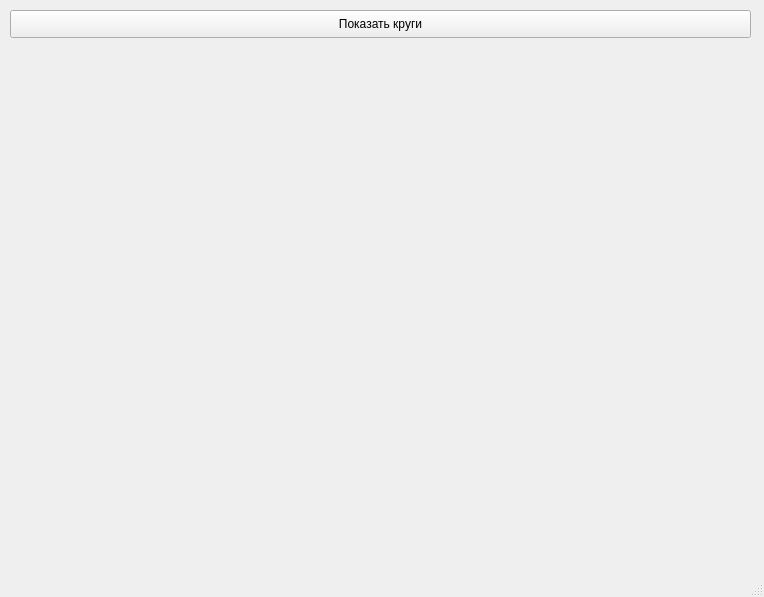
<?xml version="1.0" encoding="UTF-8"?>
<ui version="4.0">
 <class>MainWindow</class>
 <widget class="QMainWindow" name="MainWindow">
  <property name="geometry">
   <rect>
    <x>0</x>
    <y>0</y>
    <width>764</width>
    <height>597</height>
   </rect>
  </property>
  <property name="windowTitle">
   <string>MainWindow</string>
  </property>
  <widget class="QWidget" name="centralwidget">
   <widget class="QPushButton" name="draw_btn">
    <property name="geometry">
     <rect>
      <x>10</x>
      <y>10</y>
      <width>741</width>
      <height>28</height>
     </rect>
    </property>
    <property name="text">
     <string>Показать круги</string>
    </property>
   </widget>
   <widget class="QLabel" name="lab">
    <property name="geometry">
     <rect>
      <x>20</x>
      <y>60</y>
      <width>731</width>
      <height>471</height>
     </rect>
    </property>
    <property name="text">
     <string/>
    </property>
   </widget>
  </widget>
  <widget class="QMenuBar" name="menubar">
   <property name="geometry">
    <rect>
     <x>0</x>
     <y>0</y>
     <width>764</width>
     <height>26</height>
    </rect>
   </property>
  </widget>
  <widget class="QStatusBar" name="statusbar"/>
 </widget>
 <resources/>
 <connections/>
</ui>
